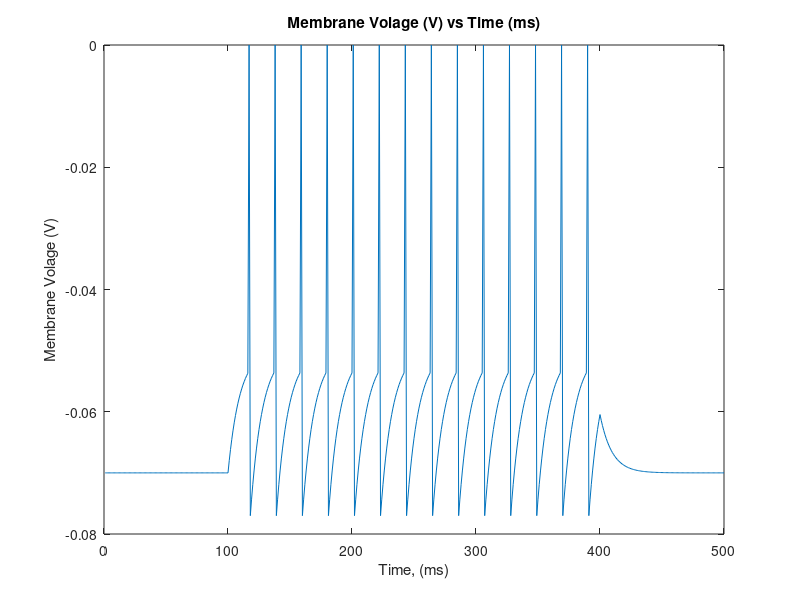

Recreate this plot in MATLAB.
% From Question
Vrest = -70E-3; 
R_m = 10E6; 
tao = 10E-3; 
Vm = -70E-3;
Vth = -54E-3;
Vreset = -80E-3; 
time = 0.5; 

% Chosen values
Vspike = 0; 
dt = 1E-3;
I_max = 2E-9;


iterations =  time/dt;
I = zeros(iterations, 1); 

% Apply step function current for middle 300ms 
I(0.2* iterations + 1 : 0.8 * iterations) = I_max; 

% iterate through phase timesteps
for n= 1:iterations 

    % Manual Spikes
    if Vm >= Vth
        V(n, 1) = Vspike;
        Vm = Vreset;
    
    % Use the membrane equation
    else 
        dv = (1/tao) * ((-1* Vm) + Vrest + R_m*I(n,1)) * dt
        Vm = Vm + dv;
        V(n, 1) = Vm; 
    end 
end

plot(V); 
xlabel('Time, (ms)')
ylabel('Membrane Volage (V)')
title('Membrane Volage (V) vs Time (ms)')

